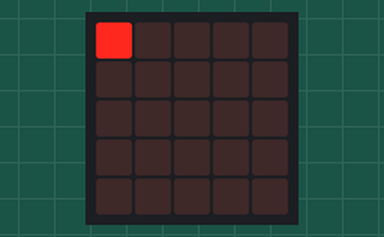
Simulated run of this program. Board: BBC micro:bit (MakeCode). On the bench: the board's 5×5 LED display.

Above: at 0.1 s.
At 4.6 s:
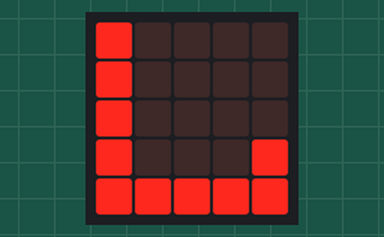
At 9.6 s:
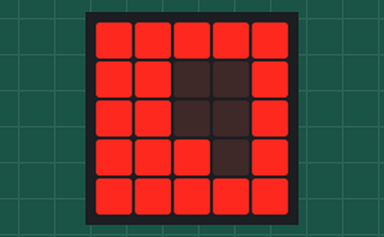
At 19.1 s:
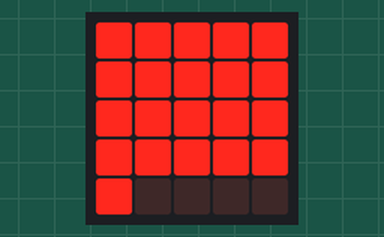
At 29.6 s:
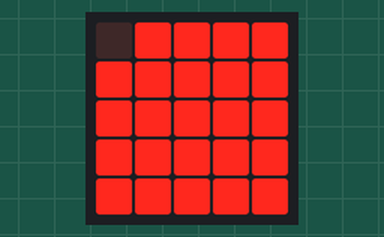
At 38.1 s:
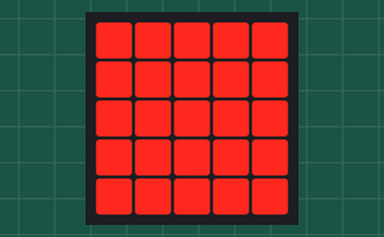

The program:

main.ts
```typescript
basic.forever(function () {
    led.plot(0, 0)
    basic.pause(500)
    led.plot(0, 1)
    basic.pause(500)
    led.plot(0, 2)
    basic.pause(500)
    led.plot(0, 3)
    basic.pause(500)
    led.plot(0, 4)
    basic.pause(500)
    led.plot(1, 4)
    basic.pause(500)
    led.plot(2, 4)
    basic.pause(500)
    led.plot(3, 4)
    basic.pause(500)
    led.plot(4, 4)
    basic.pause(500)
    led.plot(4, 3)
    basic.pause(500)
    led.plot(4, 2)
    basic.pause(500)
    led.plot(4, 1)
    basic.pause(500)
    led.plot(4, 0)
    basic.pause(500)
    led.plot(3, 0)
    basic.pause(500)
    led.plot(2, 0)
    basic.pause(500)
    led.plot(1, 0)
    basic.pause(500)
    led.plot(1, 1)
    basic.pause(500)
    led.plot(1, 2)
    basic.pause(500)
    led.plot(1, 3)
    basic.pause(500)
    led.plot(2, 3)
    basic.pause(500)
    led.plot(3, 3)
    basic.pause(500)
    led.plot(3, 2)
    basic.pause(500)
    led.plot(3, 1)
    basic.pause(500)
    led.plot(2, 1)
    basic.pause(500)
    led.plot(2, 2)
    basic.pause(500)
    led.unplot(0, 0)
    basic.pause(500)
    led.unplot(0, 1)
    basic.pause(500)
    led.unplot(0, 2)
    basic.pause(500)
    led.unplot(0, 3)
    basic.pause(500)
    led.unplot(0, 4)
    basic.pause(500)
    led.unplot(1, 4)
    basic.pause(500)
    led.unplot(2, 4)
    basic.pause(500)
    led.unplot(3, 4)
    basic.pause(500)
    led.unplot(4, 4)
    basic.pause(500)
    led.unplot(0, 0)
})
```

test.ts
```typescript
// aquí va el archivo "tests"; esto no se compilará cuando este paquete se utilice como una extensión.
```

Measured:
- what the display in image 1 shows lasts 0.5 s, from 4.5 s to 5.0 s
